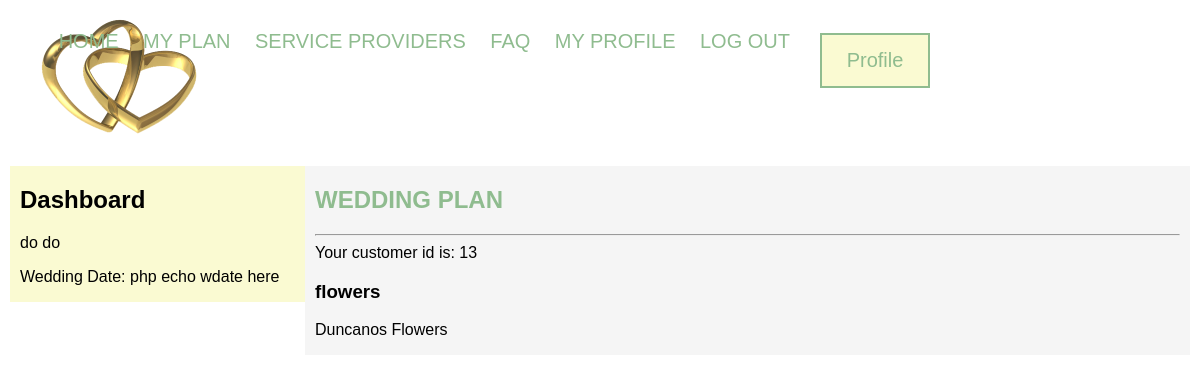
Page /plan.php (signed in) on the committed database.
### tables this page shows
CREATE TABLE `customer` (
  `C_ID` int(11) NOT NULL,
  `email` varchar(30) NOT NULL,
  `first_name` varchar(15) DEFAULT NULL,
  `surname` varchar(20) DEFAULT NULL
);

CREATE TABLE `service_provider` (
  `SP_ID` int(11) NOT NULL,
  `email` varchar(30) NOT NULL,
  `first_name` varchar(15) DEFAULT NULL,
  `surname` varchar(20) DEFAULT NULL,
  `address` varchar(60) DEFAULT NULL,
  `postcode` varchar(8) DEFAULT NULL,
  `category` varchar(15) DEFAULT NULL,
  `business_name` varchar(40) DEFAULT NULL
);

### plan.php (the view, shortened to what this page needs)
<?php
    require_once ('PHP_database_insert/db.php');
    $sql = "SELECT C_ID, first_name, surname FROM customer WHERE '$_SESSION[name]' = email";
    $result =mysqli_query($connection,$sql);
    $row = mysqli_fetch_array($result,MYSQLI_ASSOC);
    $cust_id = $row['C_ID'];
    $cust_fname = $row['first_name'];
    $cust_sname = $row['surname'];
?>
<!DOCTYPE html>
<html>
<head>
    <link rel="stylesheet" type="text/css" href="CSS/styles.css">
    <link rel="stylesheet" type="text/css" href="CSS/homepage.css">
    <link rel="stylesheet" type="text/css" href="CSS/unsemantic-grid-responsive-tablet.css">
</head>
<body style=" background-image:/*linear-gradient(rgba(0,0,0,0.05),rgba(0,0,0,0.05)),*/url(assets/images/wed.jpg);">
<header>
    <?php include 'PHP_database_insert/nav_bar.php';?>
    <p><button class="btn3 info3" onclick="document.getElementById('id02').style.display='block'" style="width:110px;height:auto;float:right">Profile</button></p>
</header>
<main>
<div class ="grid-container" >
    <div class = "grid-25" style="background-color:lightgoldenrodyellow"><h2>Dashboard</h2>
        <p><?php
            echo $cust_fname . " " . $cust_sname
            ?></p>
        <p>Wedding Date: php echo wdate here</p>
    </div>
    <div class = "grid-75" style="background-color:whitesmoke">
        <h2 style="color:darkseagreen">WEDDING PLAN</h2>
        <hr>
        <?php
echo "Your customer id is: " . $cust_id;
        require_once ('PHP_database_insert/db.php');
        $sql2 = "SELECT business_name, category
            FROM contracts c, service_provider s
            WHERE c.SP_ID = s.SP_ID AND Cust_ID = '$cust_id'";
        $result2 = mysqli_query($connection, $sql2);
        while ($row2 = mysqli_fetch_array($result2)) {
            echo "<h3>" . $row2['category'] . "</h3>";
            echo  "<p>" . $row2['business_name'] . "</p>";
        }
        ?>
    </div>
</div>
</main>
</body>
</html>

### CSS/styles.css (style rules this page uses)
body { font-family: Arial, Helvetica, sans-serif; }
button { background-color: #4CAF50; color: white; padding: 14px 20px; margin: 8px 0; border: 2px; cursor: pointer; width: 100%; }
html { box-sizing: border-box; }
*, *:before, *:after { box-sizing: inherit; }
body { height: 100vh; background-size: cover; background-position: center; }

### CSS/homepage.css (style rules this page uses)
body,html { height: 100%; margin: 0; font-family:"Trebuchet MS",Helvetica, "Sans-serif";; }
* { box-sizing: border-box; }
.btn3 { border: 2px solid black; background-color: lightgoldenrodyellow; color: black; padding: 14px 14px; font-size: 20px; cursor: pointer; position: absolute; top: 25px; right: 270px; }
.info3 { border-color: darkseagreen; color: darkseagreen; }
body { height: 100vh; background-size: cover; background-position: center; }

### rows in the picture
customer: first_name "do", surname "do", C_ID "13"
service_provider: category "flowers", business_name "Duncanos Flowers"
